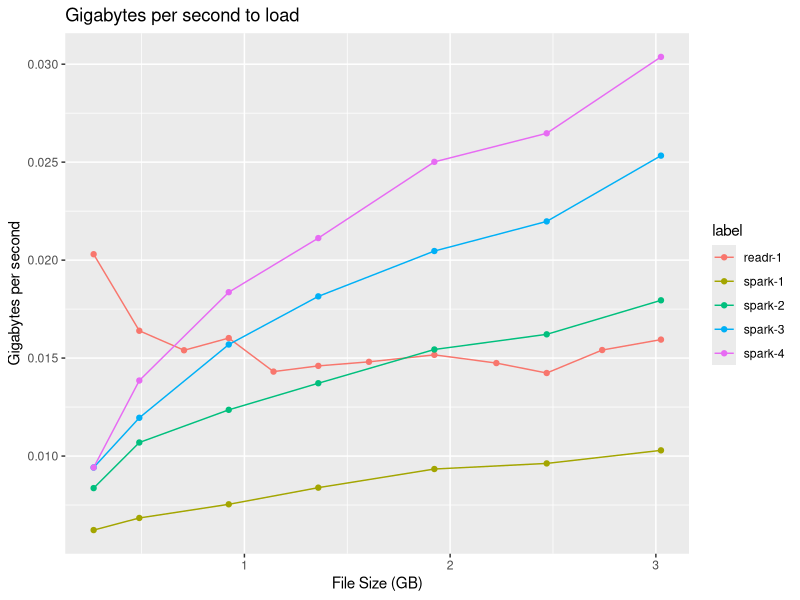
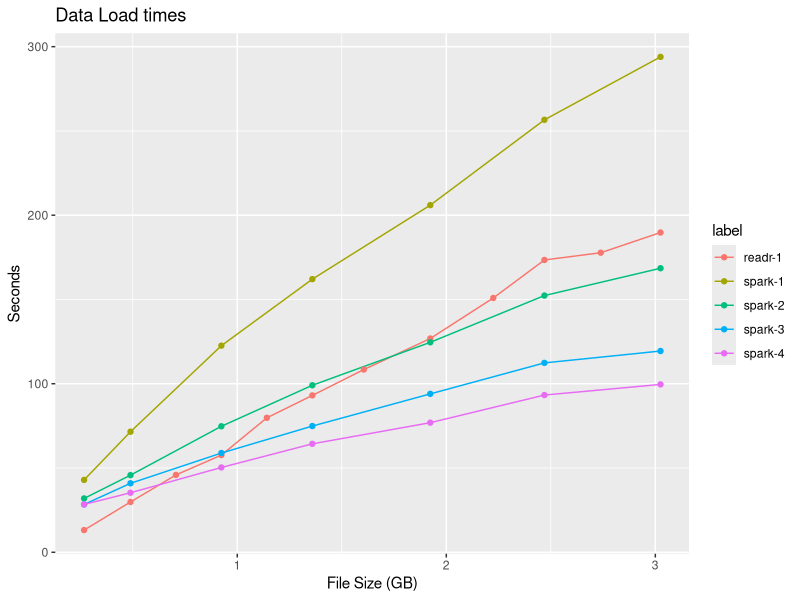
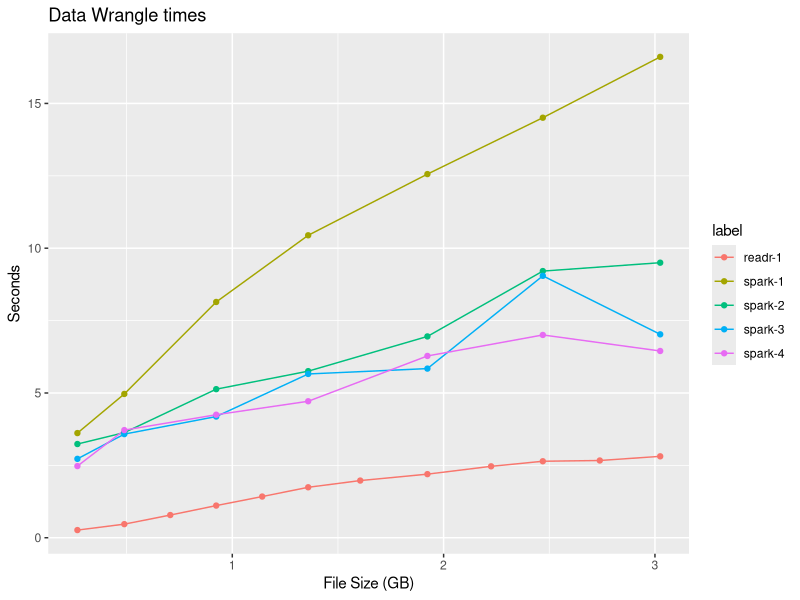

These charts were generated, in order, by the following R code:
## ---- chunk 1
knitr::opts_chunk$set(echo = TRUE)
library(tidyverse)
## ---- chunk 2
all_results <- read_csv("performance.csv") %>%
  filter(category == "local_R") %>%
  mutate(category= "readr",
         core_number = 1) %>%
  bind_rows(mutate(read_csv("core_performance.csv"), category="spark")) %>%
  mutate(filesize = filesize/1024,
         gb_per_sec = filesize / data_load,
         label=paste(category,core_number,sep="-")) %>%
  filter(filesize < 3.2)

ggplot(data=all_results, aes(x=filesize, y =gb_per_sec, color=label)) +
  geom_line() +
  geom_point() +
  labs(x="File Size (GB)", y="Gigabytes per second", title="Gigabytes per second to load")


ggplot(data=all_results, aes(x=filesize, y =data_load, color=label)) +
  geom_line() +
  geom_point()+
  labs(x="File Size (GB)", y="Seconds", title="Data Load times")

ggplot(data=all_results, aes(x=filesize, y =data_wrangle, color=label)) +
  geom_line() +
  geom_point() +
  labs(x="File Size (GB)", y="Seconds", title="Data Wrangle times")


